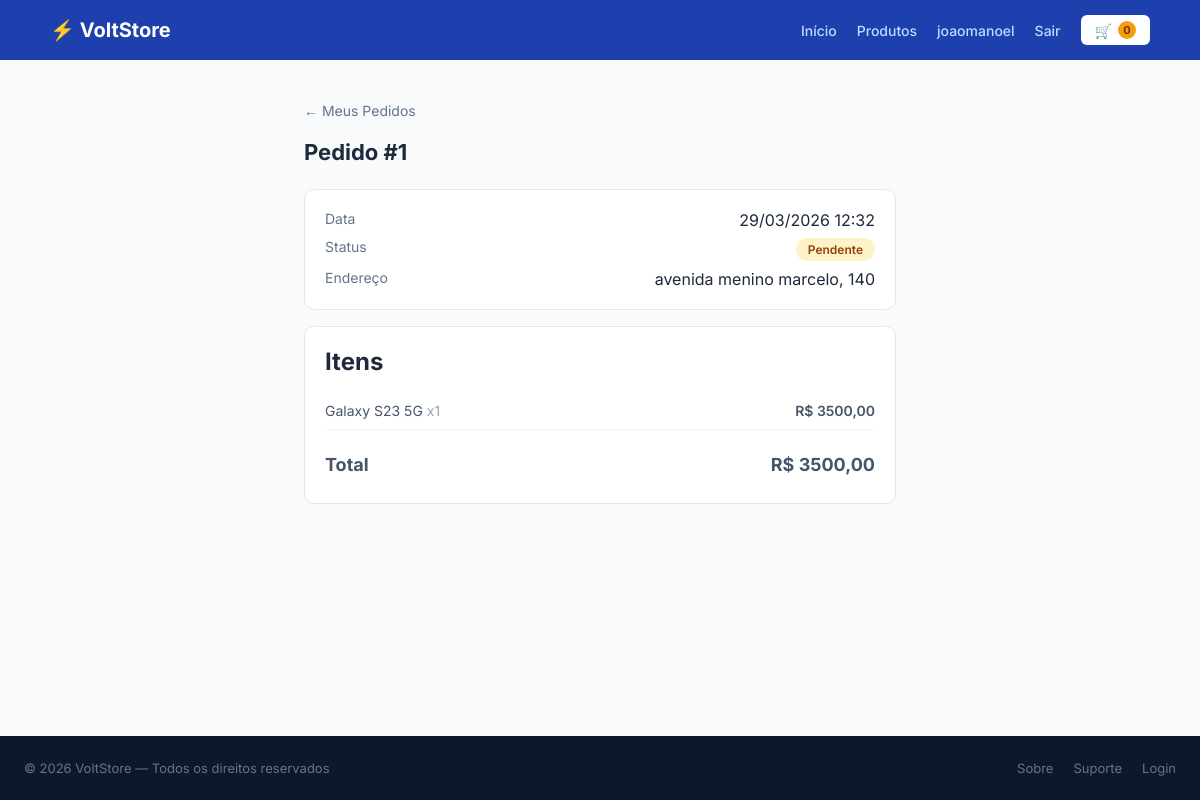
The page /meus-pedidos/1/ (signed in) on the database as committed earlier.
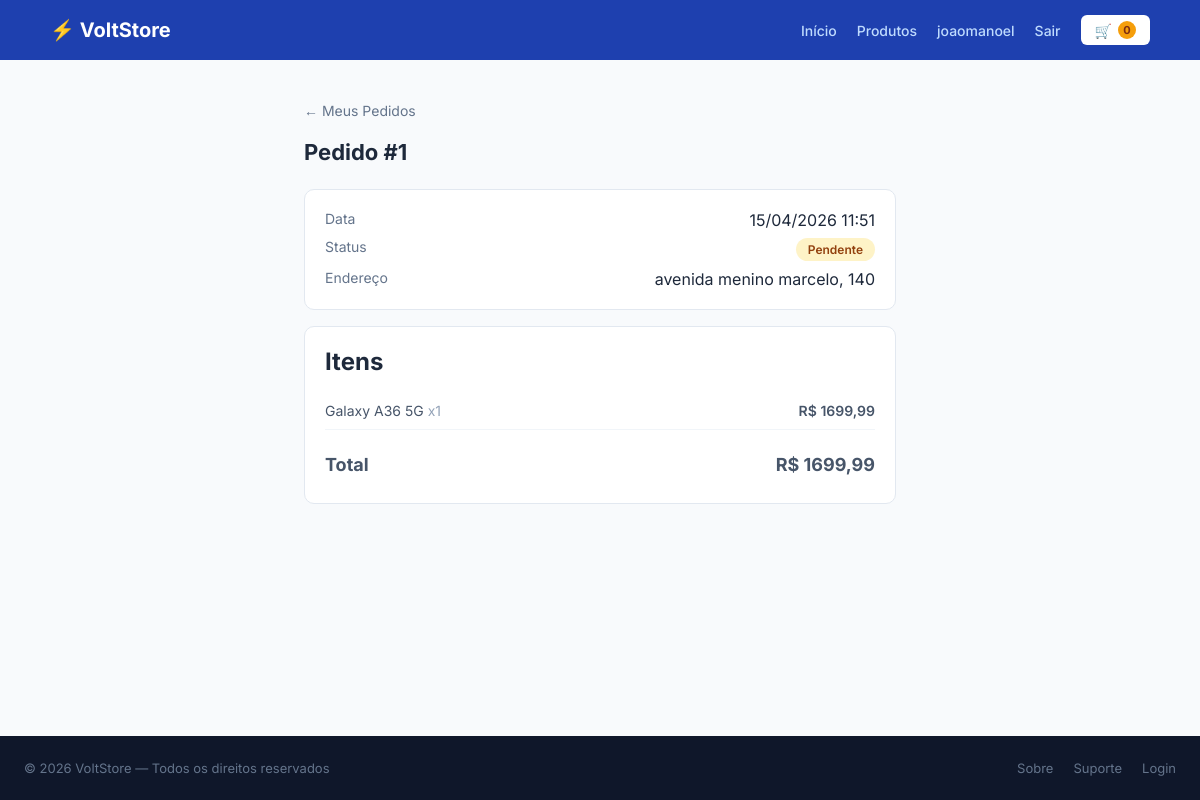
The same page on the database as committed later.
### voltstore/models.py (models this page shows, shortened)
class Pedido(models.Model):
    STATUS_CHOICES = [
        ('pendente',    'Pendente'),
        ('pago',        'Pago'),
        ('enviado',     'Enviado'),
        ('entregue',    'Entregue'),
        ('cancelado',   'Cancelado'),
    ]
    usuario     = models.ForeignKey(User, on_delete=models.CASCADE)
    status      = models.CharField(max_length=20, choices=STATUS_CHOICES, default='pendente')
    total       = models.DecimalField(max_digits=10, decimal_places=2, default=0)
    endereco    = models.CharField(max_length=300, blank=True)
    criado_em   = models.DateTimeField(auto_now_add=True)
    class Meta:
        verbose_name = 'Pedido'
        verbose_name_plural = 'Pedidos'
        ordering = ['-criado_em']

class ItemPedido(models.Model):
    pedido      = models.ForeignKey(Pedido, on_delete=models.CASCADE, related_name='itens')
    produto     = models.ForeignKey(Produto, on_delete=models.CASCADE)
    quantidade  = models.IntegerField(default=1)
    preco_unit  = models.DecimalField(max_digits=10, decimal_places=2)
    def subtotal(self):
     if self.preco_unit is None:
        return 0
     return self.preco_unit * self.quantidade

class Produto(models.Model):
    nome        = models.CharField(max_length=200)
    marca       = models.CharField(max_length=100)
    descricao   = models.TextField()
    preco       = models.DecimalField(max_digits=10, decimal_places=2)
    preco_antigo= models.DecimalField(max_digits=10, decimal_places=2, null=True, blank=True)
    imagem      = models.ImageField(upload_to='produtos/', blank=True, null=True)
    categoria   = models.ForeignKey(Categoria, on_delete=models.SET_NULL, null=True)
    estoque     = models.IntegerField(default=0)
    destaque    = models.BooleanField(default=False)
    criado_em   = models.DateTimeField(auto_now_add=True)
    class Meta:
        verbose_name = 'Produto'
        verbose_name_plural = 'Produtos'
        ordering = ['-criado_em']

### voltstore/views.py (the view)
# urls.py: path('meus-pedidos/<int:pk>/', views.detalhe_pedido, name='detalhe_pedido'),
@login_required
def detalhe_pedido(request, pk):
    pedido = get_object_or_404(Pedido, pk=pk, usuario=request.user)
    return render(request, 'voltstore/detalhe_pedido.html', {'pedido': pedido})

### voltstore/context_processors.py (called while the page is built)
def carrinho_contador(request):
    carrinho = request.session.get('carrinho', {})
    total = sum(carrinho.values())
    return {'carrinho_total': total}

### voltstore/templates/voltstore/detalhe_pedido.html (shortened to what this page needs)
{% extends 'voltstore/base.html' %}
{% block content %}
<div class="container" style="max-width:640px">
  <a href="{% url 'meus_pedidos' %}" class="back-link">← Meus Pedidos</a>
  <h1 class="section-title">Pedido #{{ pedido.id }}</h1>
  <div class="card-section" style="margin-bottom:16px">
    <div style="display:flex;justify-content:space-between;margin-bottom:8px">
      <span style="color:#64748b;font-size:14px">Data</span>
      <span>{{ pedido.criado_em|date:"d/m/Y H:i" }}</span>
    </div>
    <div style="display:flex;justify-content:space-between;margin-bottom:8px">
      <span style="color:#64748b;font-size:14px">Status</span>
      <span class="status-badge status-{{ pedido.status }}">{{ pedido.get_status_display }}</span>
    </div>
    <div style="display:flex;justify-content:space-between">
      <span style="color:#64748b;font-size:14px">Endereço</span>
      <span>{{ pedido.endereco|default:"Não informado" }}</span>
    </div>
  </div>
  <div class="card-section">
    <h2 style="margin-bottom:16px">Itens</h2>
    {% for item in pedido.itens.all %}
      <div class="summary-row" style="padding:10px 0;border-bottom:1px solid #f1f5f9">
        <span>{{ item.produto.nome }} <span style="color:#94a3b8">x{{ item.quantidade }}</span></span>
        <span style="font-weight:600">R$ {{ item.subtotal }}</span>
      </div>
    {% endfor %}
    <div class="summary-row" style="padding-top:16px;font-weight:700;font-size:18px">
      <span>Total</span>
      <span>R$ {{ pedido.total }}</span>
    </div>
  </div>
</div>
{% endblock %}

Rows that differ between the two databases and show on the page:
changed Pedido "avenida menino marcelo, 140": criado_em "29/03/2026 12:32" → "15/04/2026 11:51"; total "3500,00" → "1699,99"
changed ItemPedido: produto.nome "Galaxy S23 5G" → "Galaxy A36 5G"; subtotal "3500,00" → "1699,99"
